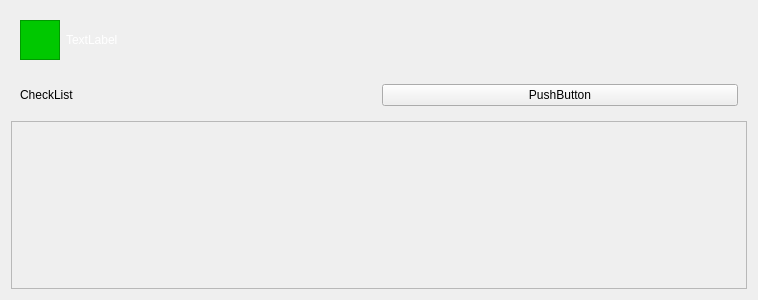
<?xml version="1.0" encoding="UTF-8"?>
<ui version="4.0">
 <class>Form</class>
 <widget class="QWidget" name="Form">
  <property name="geometry">
   <rect>
    <x>0</x>
    <y>0</y>
    <width>758</width>
    <height>300</height>
   </rect>
  </property>
  <property name="windowTitle">
   <string>Form</string>
  </property>
  <layout class="QVBoxLayout" name="verticalLayout">
   <item>
    <widget class="QWidget" name="widget" native="true">
     <property name="styleSheet">
      <string notr="true">color : #ffffff;</string>
     </property>
     <layout class="QHBoxLayout" name="horizontalLayout_2">
      <item>
       <widget class="QFrame" name="frame_2">
        <property name="sizePolicy">
         <sizepolicy hsizetype="Fixed" vsizetype="Fixed">
          <horstretch>1</horstretch>
          <verstretch>1</verstretch>
         </sizepolicy>
        </property>
        <property name="minimumSize">
         <size>
          <width>40</width>
          <height>40</height>
         </size>
        </property>
        <property name="maximumSize">
         <size>
          <width>40</width>
          <height>40</height>
         </size>
        </property>
        <property name="styleSheet">
         <string notr="true">background-color: rgb(0, 200, 0);</string>
        </property>
        <property name="frameShape">
         <enum>QFrame::StyledPanel</enum>
        </property>
        <property name="frameShadow">
         <enum>QFrame::Raised</enum>
        </property>
       </widget>
      </item>
      <item>
       <widget class="QLabel" name="label_2">
        <property name="autoFillBackground">
         <bool>false</bool>
        </property>
        <property name="styleSheet">
         <string notr="true">background-color: rgb(0, 85, 0);
QLabel
{ 
	color : #ff0000;
}</string>
        </property>
        <property name="text">
         <string>TextLabel</string>
        </property>
       </widget>
      </item>
     </layout>
    </widget>
   </item>
   <item>
    <widget class="QWidget" name="widget" native="true">
     <layout class="QHBoxLayout" name="horizontalLayout">
      <item>
       <widget class="QLabel" name="label">
        <property name="font">
         <font>
          <family>MS UI Gothic</family>
         </font>
        </property>
        <property name="text">
         <string>CheckList</string>
        </property>
       </widget>
      </item>
      <item>
       <widget class="QPushButton" name="pushButton">
        <property name="font">
         <font>
          <family>MS UI Gothic</family>
         </font>
        </property>
        <property name="text">
         <string>PushButton</string>
        </property>
       </widget>
      </item>
     </layout>
    </widget>
   </item>
   <item>
    <widget class="QFrame" name="frame_3">
     <property name="frameShape">
      <enum>QFrame::StyledPanel</enum>
     </property>
     <property name="frameShadow">
      <enum>QFrame::Raised</enum>
     </property>
     <layout class="QVBoxLayout" name="verticalLayout_2">
      <item>
       <spacer name="verticalSpacer_2">
        <property name="orientation">
         <enum>Qt::Vertical</enum>
        </property>
        <property name="sizeHint" stdset="0">
         <size>
          <width>20</width>
          <height>130</height>
         </size>
        </property>
       </spacer>
      </item>
     </layout>
    </widget>
   </item>
  </layout>
 </widget>
 <resources/>
 <connections/>
</ui>
